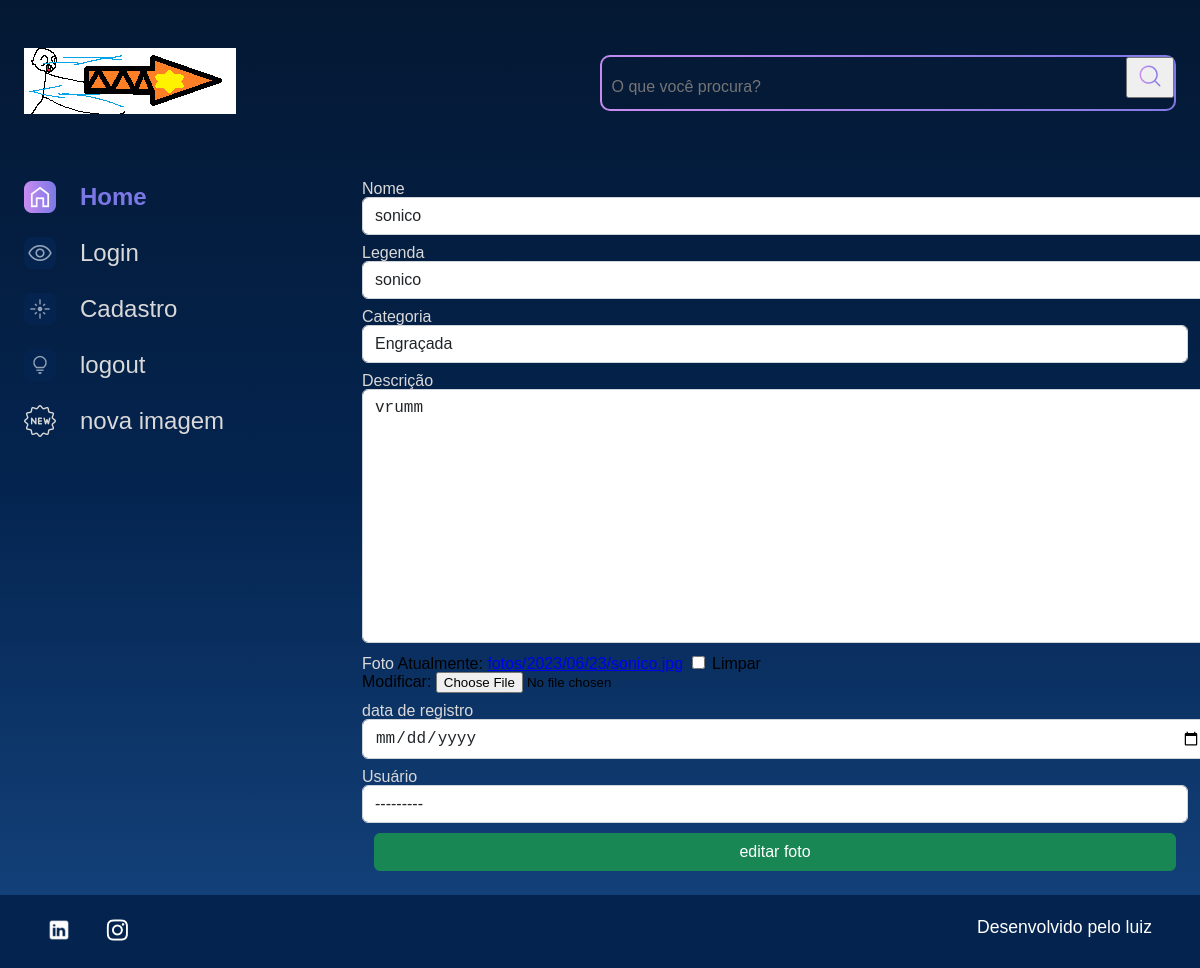
Page /editar_imagem/5 on the earlier database version.
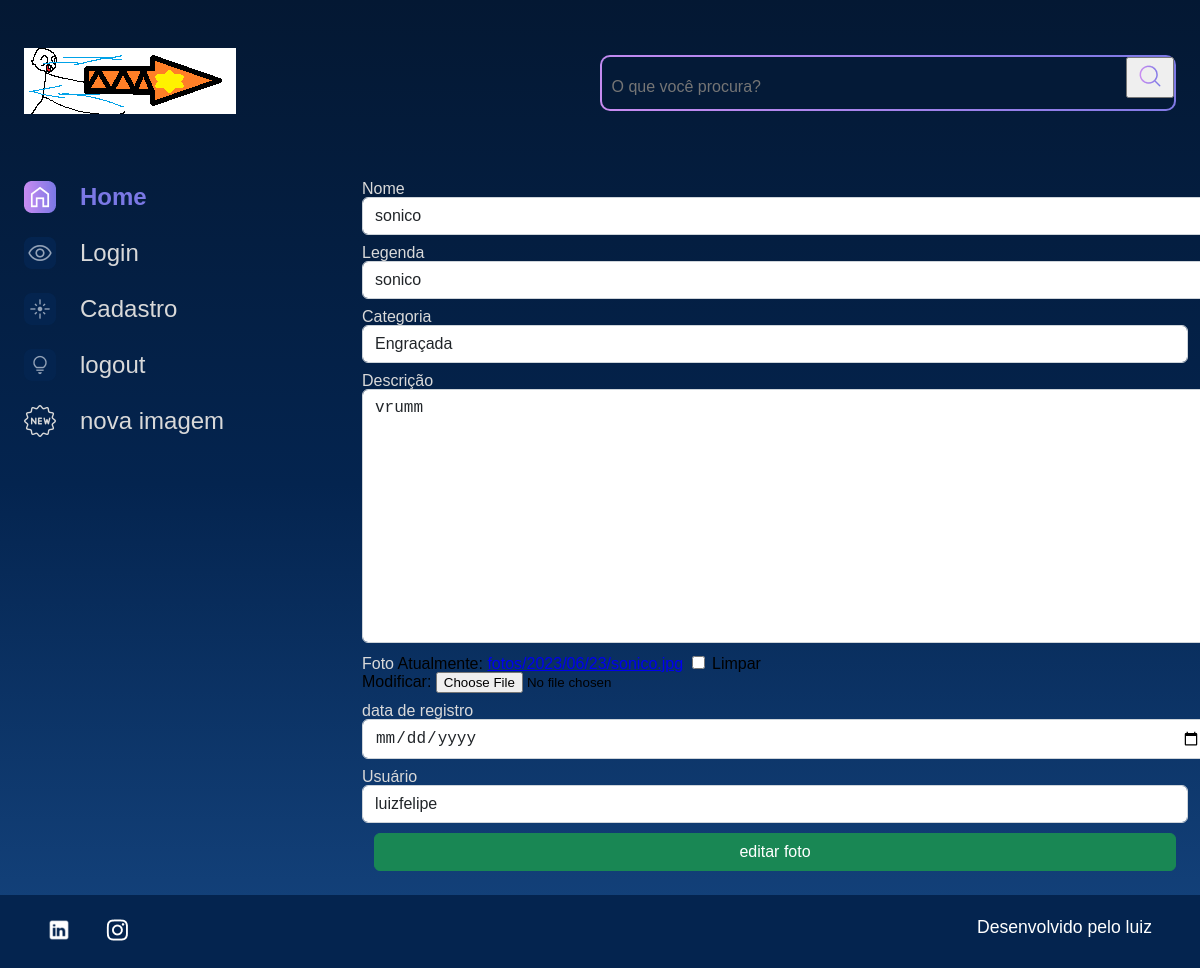
Same page on the later database version.
### apps/galeria/models.py (models this page shows, shortened)
class Fotografia (models.Model):
    OPCOES_CATEGORIA=[
        ("ENGRAÇADA","Engraçada"),
        ("CIENTIFICA","Cientifica"),
        ("ASSUSTADORA","Assustadora"),
        ("BADASS","Badass"),
    ]
    nome = models.CharField(max_length=100, null=False, blank=False)
    legenda = models.CharField(max_length=150, null=False, blank=False)
    categoria = models.CharField(max_length=100, choices=OPCOES_CATEGORIA, default='')
    descricao = models.TextField(null=False, blank=False)
    foto = models.ImageField(upload_to="fotos/%Y/%m/%d/", blank=True)
    publicada = models.BooleanField(default=True)
    data_fotografia = models.DateTimeField(default=datetime.now, blank=False)
    usuario = models.ForeignKey(
        to = User,
        on_delete=models.SET_NULL,
        null=True,
        blank=False,
        related_name= "user",
    )

### apps/galeria/views.py (the view)
# urls.py: path('editar_imagem/<int:foto_id>', editar_imagem, name='editar_imagem'),
def editar_imagem(request,foto_id):
    fotografia= Fotografia.objects.get(id=foto_id)
    form = FotografiaForms(instance=fotografia)
    if request.method == 'POST':
        form = FotografiaForms(request.POST, request.FILES, instance= fotografia)
        if form.is_valid():
            form.save()
            messages.success(request, 'já editou sua besteira')
            return redirect('index')
    return render (request, 'galeria/editar_imagem.html',{'form': form, 'foto_id': foto_id})

### apps/galeria/forms.py
class FotografiaForms(forms.ModelForm):
    class Meta:
        model = Fotografia
        exclude= ['publicada']
        labels = {
            'descricao':'Descrição',
            'data_fotografia':'data de registro',
            'usuario':'Usuário',
        }
        widgets={
            "nome":forms.TextInput (attrs={'class':'form-control'}),
            "legenda":forms.TextInput (attrs={'class':'form-control'}),
            "categoria":forms.Select (attrs={'class':'form-control'}),
            "descricao":forms.Textarea (attrs={'class':'form-control'}),
            "foto ":forms.FileInput (attrs={'class':'form-control'}),
            "data_fotografia":forms.DateInput(
                format= '%d/%m/%Y',
                attrs={
                    'type': 'date',
                    'class':'form-control'
                }
            ),
            'usuario': forms.Select(attrs={'class':'form-control'}),
        }

### templates/galeria/editar_imagem.html (shortened to what this page needs)
{% extends 'shared/base.html' %}
{% load static %}
{% block content %}
            <section class="galeria" style="margin-left: 5em">
                <form action="{% url 'editar_imagem' foto_id %}" method="POST" enctype="multipart/form-data">
                    <div class="row">
                        {% for field in form.visible_fields %}
                        <div class="col-12 col-lg-12" style="margin-bottom: 10px">
                            <label for = "{{ field.id_for_label }}" style="color:#D9D9D9; margin-bottom: 5px;">{{ field.label }}</label>
                            {{ field }}
                        </div>
                        {% endfor %}
                    </div>
                    <div>
                        <button class="btn btn-success col-12" style="padding: top 5px;" type = "submit">editar foto</button>
                    </div>
                </form>
            </section>
        </main>
    </div>
</body>
{% endblock %}

Differences in the rows shown:
changed Fotografia "sonico": usuario "---------" → "luizfelipe"
